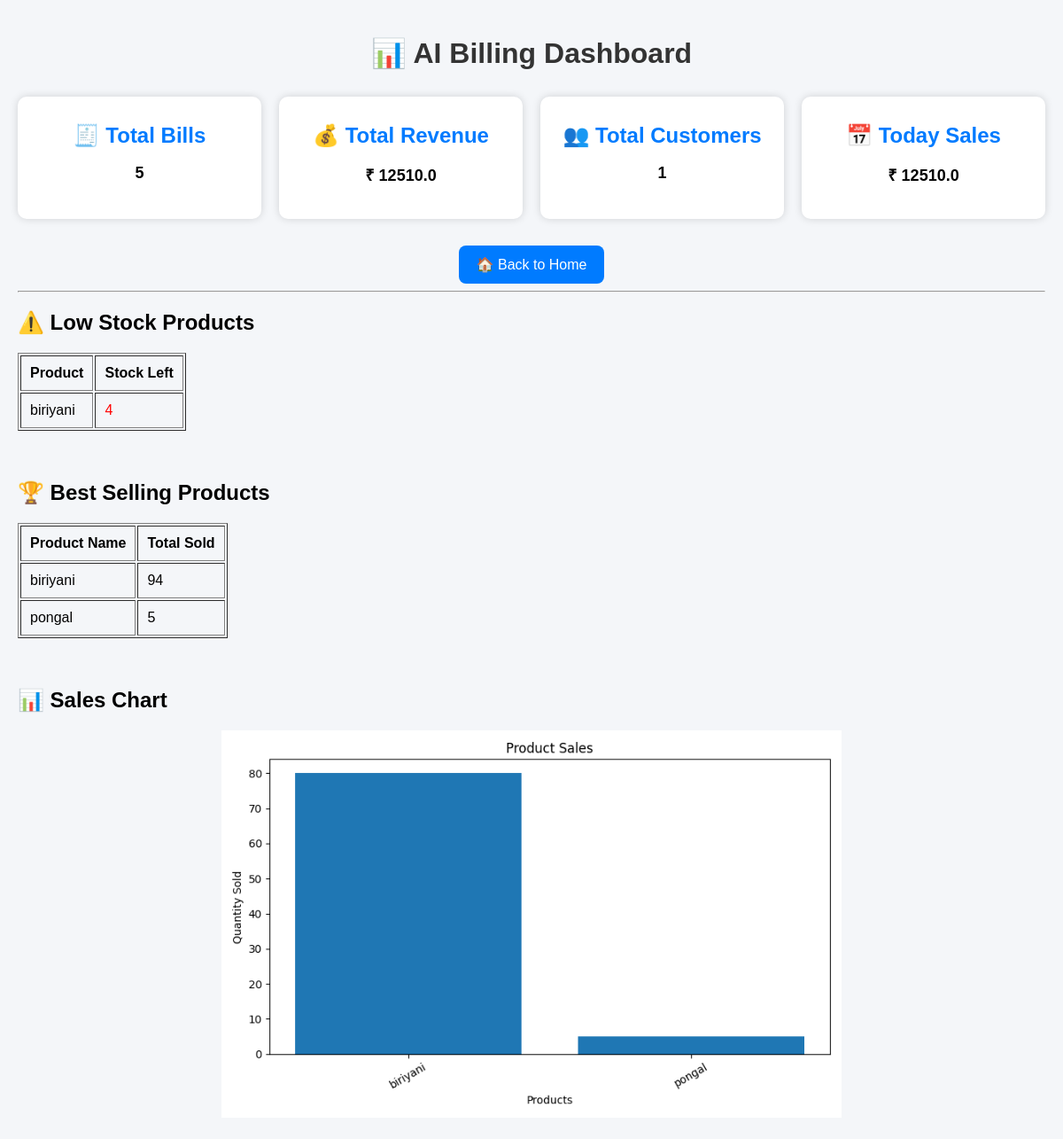
/dashboard, run on the app's committed database.
### app.py (models this page shows)
class Product(db.Model):
    id = db.Column(db.Integer, primary_key=True)
    product_name = db.Column(db.String(100), nullable=False)
    price = db.Column(db.Float, nullable=False)
    stock = db.Column(db.Integer, nullable=False)

class Bill(db.Model):
    id = db.Column(db.Integer, primary_key=True)
    customer_name = db.Column(db.String(100))
    mobile = db.Column(db.String(20))
    product = db.Column(db.String(100))
    quantity = db.Column(db.Integer)
    price = db.Column(db.Float)
    total = db.Column(db.Float)

### app.py (the view)
@app.route("/dashboard")
def dashboard():
    bills = Bill.query.all()
    total_bills = len(bills)
    total_revenue = sum(bill.total for bill in bills)
    total_customers = len(set(bill.mobile for bill in bills))
    today_sales = total_revenue
    low_stock = Product.query.filter(Product.stock <= 10).all()
    best_products = {}
    for bill in bills:
        if bill.product in best_products:
            best_products[bill.product] += bill.quantity
        else:
            best_products[bill.product] = bill.quantity
    best_products = sorted(
        best_products.items(),
        key=lambda x: x[1],
        reverse=True
    )
    return render_template(
        "dashboard.html",
        today_sales=today_sales,
        total_bills=total_bills,
        total_revenue=total_revenue,
        total_customers=total_customers,
        low_stock=low_stock,
        best_products=best_products
    )

### templates/dashboard.html (shortened to what this page needs)
<!DOCTYPE html>
<html>
<head>
</head>
<body>
<h1>📊 AI Billing Dashboard</h1>
<div class="cards">
    <div class="card">
        <h2>🧾 Total Bills</h2>
        <p>{{ total_bills }}</p>
    </div>
    <div class="card">
        <h2>💰 Total Revenue</h2>
        <p>₹ {{ total_revenue }}</p>
    </div>
    <div class="card">
        <h2>👥 Total Customers</h2>
        <p>{{ total_customers }}</p>
    </div>
    <div class="card">
        <h2>📅 Today Sales</h2>
        <p>₹ {{ today_sales }}</p>
    </div>
</div>
<div class="center">
    <a href="/" class="btn">🏠 Back to Home</a>
</div>
<hr>
<h2>⚠️ Low Stock Products</h2>
{% if low_stock %}
<table border="1" cellpadding="10">
    <tr>
        <th>Product</th>
        <th>Stock Left</th>
    </tr>
    {% for product in low_stock %}
    <tr>
        <td>{{ product.product_name }}</td>
        <td style="color:red;">
            {{ product.stock }}
        </td>
    </tr>
    {% endfor %}
</table>
{% else %}
<p style="color:green;">
    ✅ All products have sufficient stock.
</p>
{% endif %}
<br><br>
<h2>🏆 Best Selling Products</h2>
{% if best_products %}
<table border="1" cellpadding="10">
    <tr>
        <th>Product Name</th>
        <th>Total Sold</th>
    </tr>
    {% for product, qty in best_products %}
    <tr>
        <td>{{ product }}</td>
        <td>{{ qty }}</td>
    </tr>
    {% endfor %}
</table>
{% else %}
<p>No sales available.</p>
{% endif %}
<br><br>
<h2>📊 Sales Chart</h2>
<center>
    <img src="/sales_chart" width="700">
</center>
</body>
</html>
</body>
</html>

### templates/dashboard.html (style rules this page uses)
body { font-family: Arial, sans-serif; background:#f4f6f9; margin:0; padding:20px; }
h1 { text-align:center; color:#333; }
.cards { display:grid; grid-template-columns:repeat(auto-fit,minmax(220px,1fr)); gap:20px; margin-top:30px; }
.card { background:white; padding:20px; border-radius:10px; text-align:center; box-shadow:0 0 10px rgba(0,0,0,0.15); }
.card h2 { margin:10px 0; color:#007bff; }
.card p { font-size:18px; font-weight:bold; }
.btn { display:inline-block; margin-top:30px; background:#007bff; color:white; text-decoration:none; padding:12px 20px; border-radius:8px; }
.center { text-align:center; }

### data on the page
Product: product_name "biriyani", stock "4"
Bill: product "biriyani", qty "94"
Bill: product "pongal", quantity "5"

### other printed values
{{ total_bills }} "5"
{{ total_revenue }} "12510.0"
{{ total_customers }} "1"
{{ today_sales }} "12510.0"
